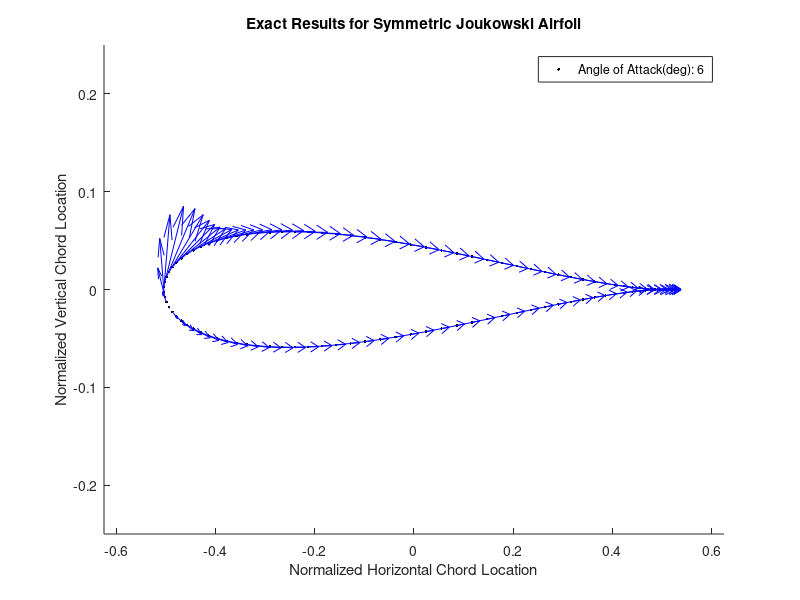
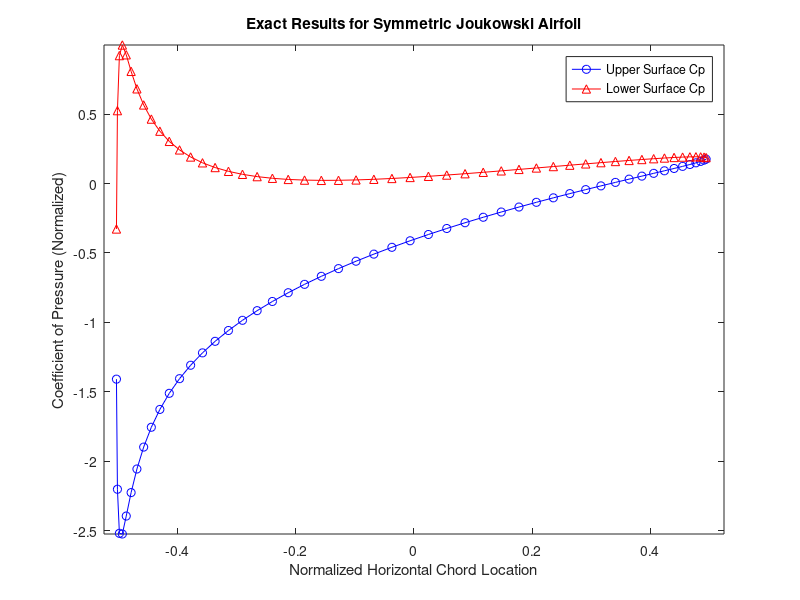

MATLAB code for these plots, in order:
% Symmetric Joukowski Airfoil Test Script
% - Part of 2D panel method benchmarking
% Lawrence Stratton
% 1/30/2014
% Reference: Low Speed Aerodynamics, 2nd Edition by Katz & Plotkin

%%
% Joukowski Transformation Parameters
eps = 0.1;                          % Thickness parameter
chord = 0.25;                       % Airfoil chord in meters
C = 4*chord/(3+2*eps+1/(1+2*eps));  % Transformation parameter
a = C/4*(1+eps);                    % Transformation parameter
ThicknessRatio = eps*1.299;         % Thickness Ratio
beta = 0;                           % Angle
mu = -eps*C/4;                      % Transformation Circle
Qinf = 10;                          % Freestream Velocity, m/s
alpha_deg = 6;                      % Angle of Attack, degrees
alpha = alpha_deg*pi/180;           % Angle of Attack, radians
rho = 1.225;                        % Fluid Density, kg/m^3

%%
% Airfoil coordinates
NumCoord = 100;
theta = (2*pi/(NumCoord+1):2*pi/(NumCoord+1):2*pi-2*pi/(NumCoord+1))';
Y = -eps*C/4+C/4*(1+eps).*exp(1i*theta)+...
    C^2/16./(-eps*C/4+(C/4)*(1+eps).*exp(1i*theta));
X = real(Y);
Z = imag(Y);

%%
% Transformation,Complex Velocity, and Coefficient of Pressure
f = mu+a*exp(1i*theta);
W_f = 2*1i*Qinf*(sin(alpha+beta)-sin(alpha-theta)).*exp(-1i*theta);
W_Y = W_f./(1-C^2./(16*f.^2));
usymjou = real(W_Y);
wsymjou = -imag(W_Y);
Cp = 1-(usymjou.^2+wsymjou.^2)./Qinf^2;
Gamma = 4*pi*a*Qinf*sin(alpha+beta);
L = rho*Qinf*Gamma

%%
% Plotting
figure; hold on;
hAxis = 2.5;
axisMax = hAxis*chord;
plot(X/chord,Z/chord,'k.');
axis([-axisMax axisMax -chord chord]);
quiver(X/chord,Z/chord,usymjou,wsymjou,'b');
title('Exact Results for Symmetric Joukowski Airfoil');
xlabel('Normalized Horizontal Chord Location');
ylabel('Normalized Vertical Chord Location');
legend(['Angle of Attack(deg): ' num2str(alpha_deg)]);

figure;
plot(X(1:NumCoord/2)/chord,Cp(1:NumCoord/2),'b-o',...
     X(NumCoord/2+1:NumCoord)/chord,Cp(NumCoord/2+1:NumCoord),'r-^');
axis([-2.1*chord 2.1*chord min(Cp) max(Cp)]); 
legend('Upper Surface Cp','Lower Surface Cp');
xlabel('Normalized Horizontal Chord Location');
ylabel('Coefficient of Pressure (Normalized)');
title('Exact Results for Symmetric Joukowski Airfoil');








